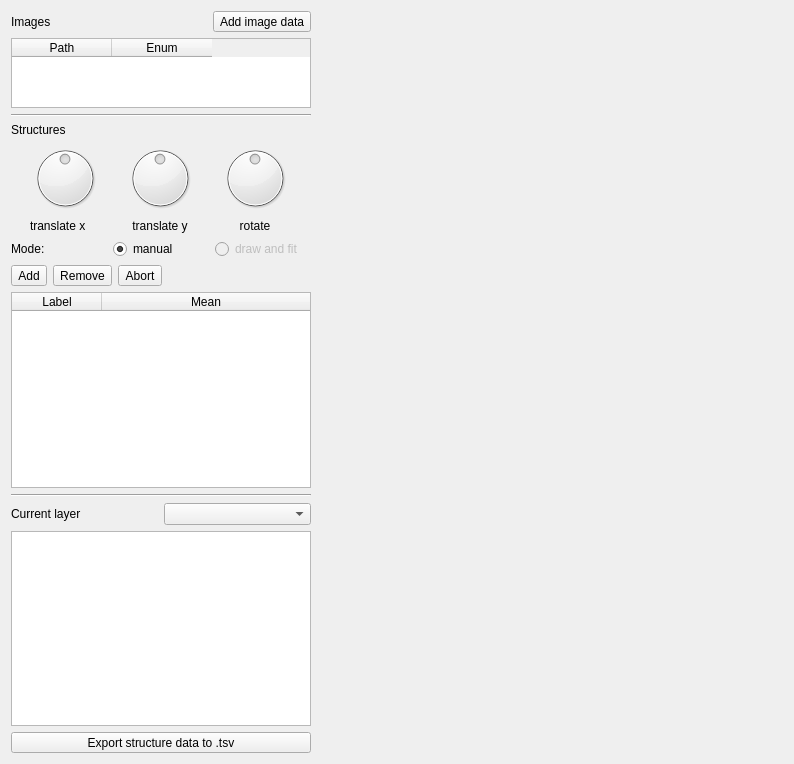
<?xml version="1.0" encoding="UTF-8"?>
<ui version="4.0">
 <class>Form</class>
 <widget class="QWidget" name="Form">
  <property name="geometry">
   <rect>
    <x>0</x>
    <y>0</y>
    <width>794</width>
    <height>764</height>
   </rect>
  </property>
  <property name="windowTitle">
   <string>Form</string>
  </property>
  <layout class="QHBoxLayout" name="horizontalLayout">
   <item>
    <widget class="QWidget" name="widget" native="true">
     <property name="sizePolicy">
      <sizepolicy hsizetype="Fixed" vsizetype="Preferred">
       <horstretch>0</horstretch>
       <verstretch>0</verstretch>
      </sizepolicy>
     </property>
     <property name="minimumSize">
      <size>
       <width>300</width>
       <height>0</height>
      </size>
     </property>
     <property name="maximumSize">
      <size>
       <width>300</width>
       <height>16777215</height>
      </size>
     </property>
     <layout class="QVBoxLayout" name="verticalLayout_4">
      <property name="leftMargin">
       <number>0</number>
      </property>
      <property name="topMargin">
       <number>0</number>
      </property>
      <property name="rightMargin">
       <number>0</number>
      </property>
      <property name="bottomMargin">
       <number>0</number>
      </property>
      <item>
       <layout class="QVBoxLayout" name="verticalLayout">
        <item>
         <layout class="QHBoxLayout" name="horizontalLayout_4">
          <item>
           <widget class="QLabel" name="label">
            <property name="text">
             <string>Images</string>
            </property>
           </widget>
          </item>
          <item>
           <spacer name="horizontalSpacer_2">
            <property name="orientation">
             <enum>Qt::Horizontal</enum>
            </property>
            <property name="sizeHint" stdset="0">
             <size>
              <width>0</width>
              <height>20</height>
             </size>
            </property>
           </spacer>
          </item>
          <item>
           <widget class="QToolButton" name="toolButton_add_data">
            <property name="text">
             <string>Add image data</string>
            </property>
           </widget>
          </item>
         </layout>
        </item>
        <item>
         <widget class="QTableWidget" name="tableWidget_paths">
          <property name="sizePolicy">
           <sizepolicy hsizetype="Preferred" vsizetype="Preferred">
            <horstretch>0</horstretch>
            <verstretch>0</verstretch>
           </sizepolicy>
          </property>
          <property name="minimumSize">
           <size>
            <width>0</width>
            <height>50</height>
           </size>
          </property>
          <property name="maximumSize">
           <size>
            <width>16777215</width>
            <height>250</height>
           </size>
          </property>
          <property name="horizontalScrollBarPolicy">
           <enum>Qt::ScrollBarAlwaysOff</enum>
          </property>
          <property name="sizeAdjustPolicy">
           <enum>QAbstractScrollArea::AdjustToContents</enum>
          </property>
          <property name="alternatingRowColors">
           <bool>true</bool>
          </property>
          <property name="selectionMode">
           <enum>QAbstractItemView::SingleSelection</enum>
          </property>
          <property name="selectionBehavior">
           <enum>QAbstractItemView::SelectRows</enum>
          </property>
          <column>
           <property name="text">
            <string>Path</string>
           </property>
          </column>
          <column>
           <property name="text">
            <string>Enum</string>
           </property>
          </column>
         </widget>
        </item>
        <item>
         <widget class="Line" name="line_2">
          <property name="orientation">
           <enum>Qt::Horizontal</enum>
          </property>
         </widget>
        </item>
        <item>
         <widget class="QWidget" name="widget_struct" native="true">
          <property name="sizePolicy">
           <sizepolicy hsizetype="Preferred" vsizetype="Expanding">
            <horstretch>0</horstretch>
            <verstretch>0</verstretch>
           </sizepolicy>
          </property>
          <layout class="QVBoxLayout" name="verticalLayout_2">
           <property name="leftMargin">
            <number>0</number>
           </property>
           <property name="topMargin">
            <number>0</number>
           </property>
           <property name="rightMargin">
            <number>0</number>
           </property>
           <property name="bottomMargin">
            <number>0</number>
           </property>
           <item>
            <widget class="QLabel" name="label_7">
             <property name="text">
              <string>Structures</string>
             </property>
            </widget>
           </item>
           <item>
            <layout class="QGridLayout" name="gridLayout">
             <item row="1" column="1">
              <widget class="QLabel" name="label_4">
               <property name="text">
                <string>translate y</string>
               </property>
               <property name="alignment">
                <set>Qt::AlignCenter</set>
               </property>
              </widget>
             </item>
             <item row="1" column="2">
              <widget class="QLabel" name="label_5">
               <property name="text">
                <string>rotate</string>
               </property>
               <property name="alignment">
                <set>Qt::AlignCenter</set>
               </property>
              </widget>
             </item>
             <item row="0" column="2">
              <widget class="QDial" name="dial_rotate">
               <property name="maximumSize">
                <size>
                 <width>70</width>
                 <height>70</height>
                </size>
               </property>
               <property name="maximum">
                <number>5000</number>
               </property>
               <property name="pageStep">
                <number>100</number>
               </property>
               <property name="value">
                <number>2500</number>
               </property>
               <property name="wrapping">
                <bool>true</bool>
               </property>
              </widget>
             </item>
             <item row="0" column="1">
              <widget class="QDial" name="dial_translatey">
               <property name="maximumSize">
                <size>
                 <width>70</width>
                 <height>70</height>
                </size>
               </property>
               <property name="maximum">
                <number>5000</number>
               </property>
               <property name="pageStep">
                <number>100</number>
               </property>
               <property name="value">
                <number>2500</number>
               </property>
               <property name="wrapping">
                <bool>true</bool>
               </property>
              </widget>
             </item>
             <item row="0" column="0">
              <widget class="QDial" name="dial_translatex">
               <property name="maximumSize">
                <size>
                 <width>70</width>
                 <height>70</height>
                </size>
               </property>
               <property name="maximum">
                <number>5000</number>
               </property>
               <property name="pageStep">
                <number>100</number>
               </property>
               <property name="value">
                <number>2500</number>
               </property>
               <property name="wrapping">
                <bool>true</bool>
               </property>
              </widget>
             </item>
             <item row="1" column="0">
              <widget class="QLabel" name="label_6">
               <property name="text">
                <string>translate x</string>
               </property>
              </widget>
             </item>
            </layout>
           </item>
           <item>
            <layout class="QHBoxLayout" name="horizontalLayout_2">
             <item>
              <widget class="QLabel" name="label_2">
               <property name="text">
                <string>Mode:</string>
               </property>
              </widget>
             </item>
             <item>
              <widget class="QRadioButton" name="radioButton_manual">
               <property name="text">
                <string>manual</string>
               </property>
               <property name="checked">
                <bool>true</bool>
               </property>
              </widget>
             </item>
             <item>
              <widget class="QRadioButton" name="radioButton_drawnfit">
               <property name="enabled">
                <bool>false</bool>
               </property>
               <property name="text">
                <string>draw and fit</string>
               </property>
              </widget>
             </item>
            </layout>
           </item>
           <item>
            <widget class="QWidget" name="widget_draw_and_fit" native="true">
             <layout class="QHBoxLayout" name="horizontalLayout_3">
              <property name="leftMargin">
               <number>0</number>
              </property>
              <property name="topMargin">
               <number>0</number>
              </property>
              <property name="rightMargin">
               <number>0</number>
              </property>
              <property name="bottomMargin">
               <number>0</number>
              </property>
              <item>
               <widget class="QToolButton" name="toolButton_struct_add">
                <property name="text">
                 <string>Add</string>
                </property>
                <property name="popupMode">
                 <enum>QToolButton::InstantPopup</enum>
                </property>
               </widget>
              </item>
              <item>
               <widget class="QToolButton" name="toolButton_3">
                <property name="text">
                 <string>Remove</string>
                </property>
               </widget>
              </item>
              <item>
               <widget class="QToolButton" name="toolButton_4">
                <property name="text">
                 <string>Abort</string>
                </property>
               </widget>
              </item>
              <item>
               <spacer name="horizontalSpacer">
                <property name="orientation">
                 <enum>Qt::Horizontal</enum>
                </property>
                <property name="sizeHint" stdset="0">
                 <size>
                  <width>40</width>
                  <height>20</height>
                 </size>
                </property>
               </spacer>
              </item>
             </layout>
            </widget>
           </item>
           <item>
            <widget class="QTableWidget" name="tableWidget_structures">
             <property name="sizePolicy">
              <sizepolicy hsizetype="Expanding" vsizetype="Expanding">
               <horstretch>0</horstretch>
               <verstretch>0</verstretch>
              </sizepolicy>
             </property>
             <property name="horizontalScrollBarPolicy">
              <enum>Qt::ScrollBarAlwaysOff</enum>
             </property>
             <property name="sizeAdjustPolicy">
              <enum>QAbstractScrollArea::AdjustToContents</enum>
             </property>
             <property name="alternatingRowColors">
              <bool>true</bool>
             </property>
             <property name="selectionMode">
              <enum>QAbstractItemView::SingleSelection</enum>
             </property>
             <attribute name="horizontalHeaderDefaultSectionSize">
              <number>90</number>
             </attribute>
             <attribute name="horizontalHeaderStretchLastSection">
              <bool>true</bool>
             </attribute>
             <column>
              <property name="text">
               <string>Label</string>
              </property>
             </column>
             <column>
              <property name="text">
               <string>Mean</string>
              </property>
             </column>
            </widget>
           </item>
           <item>
            <widget class="Line" name="line">
             <property name="orientation">
              <enum>Qt::Horizontal</enum>
             </property>
            </widget>
           </item>
           <item>
            <layout class="QHBoxLayout" name="horizontalLayout_7">
             <item>
              <widget class="QLabel" name="label_3">
               <property name="text">
                <string>Current layer</string>
               </property>
              </widget>
             </item>
             <item>
              <widget class="QComboBox" name="comboBox_channel"/>
             </item>
            </layout>
           </item>
           <item>
            <widget class="SimpleImageView" name="imageViewROI"/>
           </item>
           <item>
            <widget class="QToolButton" name="toolButton_export">
             <property name="sizePolicy">
              <sizepolicy hsizetype="Preferred" vsizetype="Fixed">
               <horstretch>0</horstretch>
               <verstretch>0</verstretch>
              </sizepolicy>
             </property>
             <property name="text">
              <string>Export structure data to .tsv</string>
             </property>
            </widget>
           </item>
          </layout>
         </widget>
        </item>
       </layout>
      </item>
     </layout>
    </widget>
   </item>
   <item>
    <widget class="Visualize" name="vis" native="true"/>
   </item>
  </layout>
 </widget>
 <customwidgets>
  <customwidget>
   <class>Visualize</class>
   <extends>QWidget</extends>
   <header>impose.gui.visualize</header>
   <container>1</container>
  </customwidget>
  <customwidget>
   <class>SimpleImageView</class>
   <extends>QGraphicsView</extends>
   <header>impose.gui.widgets</header>
  </customwidget>
 </customwidgets>
 <resources/>
 <connections>
  <connection>
   <sender>radioButton_manual</sender>
   <signal>clicked(bool)</signal>
   <receiver>widget_draw_and_fit</receiver>
   <slot>setHidden(bool)</slot>
   <hints>
    <hint type="sourcelabel">
     <x>144</x>
     <y>382</y>
    </hint>
    <hint type="destinationlabel">
     <x>210</x>
     <y>404</y>
    </hint>
   </hints>
  </connection>
  <connection>
   <sender>radioButton_drawnfit</sender>
   <signal>clicked(bool)</signal>
   <receiver>widget_draw_and_fit</receiver>
   <slot>setVisible(bool)</slot>
   <hints>
    <hint type="sourcelabel">
     <x>265</x>
     <y>390</y>
    </hint>
    <hint type="destinationlabel">
     <x>272</x>
     <y>413</y>
    </hint>
   </hints>
  </connection>
 </connections>
</ui>
